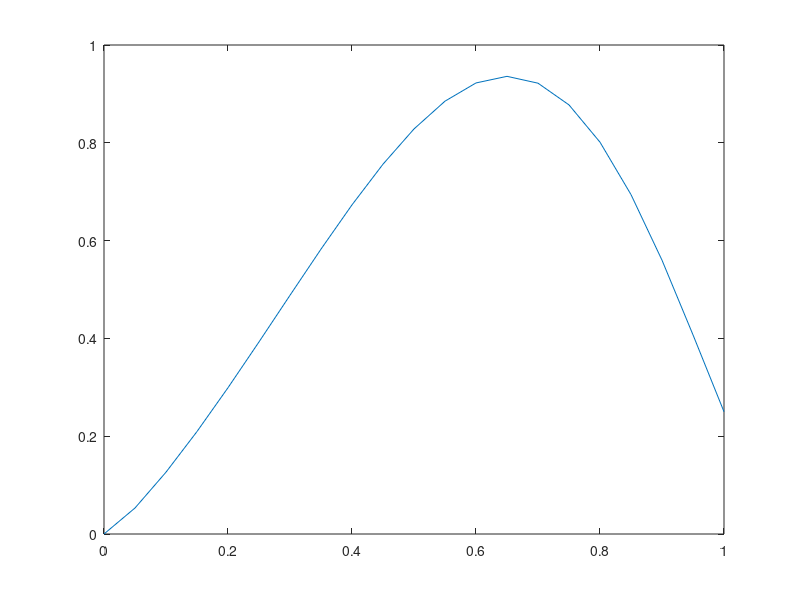

Source code (MATLAB): (Note: this script raises an error after producing the figure.)
% MF-PCQ Test Script
clc;
clear all;
close all;
alpha = 1.25;
y0 = [0,0];
t0 = 0;
tfinal = 1;
h = 0.05;
fdefun = @(t,y) (40320/gamma(9-alpha))*t^(8-alpha) - 3*(gamma(5+alpha/2)/gamma(5-alpha/2))*t^(4-alpha/2) + 9/4*gamma(alpha+1) + (3/2*t^(alpha/2)-t^4)^3-y^(3/2);
i = 1;
for t = 0:h:1
        true_solution(i) = t^8 - 3*t^(4+alpha/2)+9/4*t^alpha;
        i = i+1;
    end
    time = 0:h:1;
    plot(time, true_solution);
[T, Y_lin] = MF_PCL(fdefun, t0, tfinal, y0, alpha, h);
hold on
plot(time, Y_lin)
[T,Y_quad] = MF_PCQ(fdefun, t0, tfinal, y0, alpha, h);
hold on
plot(time, Y_quad)
[T,Y_ABM] = fde12(alpha, fdefun, t0, tfinal, y0, h);
hold on
plot(time, Y_ABM)
legend('True', 'Linear', 'Quadratic', 'ABM')
savename = strcat('Eq1_alpha=',num2str(alpha),'_N=',num2str(1/h),'.png');
saveas(gcf, savename)